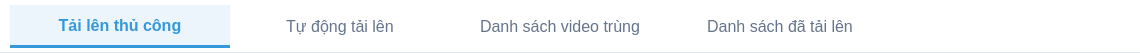
<?xml version="1.0" encoding="UTF-8"?>
<ui version="4.0">
 <class>SubTabs</class>
 <widget class="QWidget" name="SubTabs">
  <property name="geometry">
   <rect>
    <x>0</x>
    <y>0</y>
    <width>1140</width>
    <height>40</height>
   </rect>
  </property>
  <property name="windowTitle">
   <string>Form</string>
  </property>
  <property name="styleSheet">
   <string notr="true">QWidget#SubTabs {
    background-color: #FFFFFF;
    border-radius: 0px;
    border-bottom: 1px solid #E2E8F0;
}

/* Tab custom style */
QPushButton {
    background-color: transparent;
    color: #64748B;
    border: none;
    border-radius: 0px;
    padding: 5px 20px;
    font-size: 16px;
    min-height: 30px;
    min-width: 180px;
    qproperty-alignment: AlignCenter;
}

QPushButton#activeTab {
    color: #3498DB;
    border-bottom: 3px solid #3498DB;
    background-color: #EBF5FB;
    font-weight: bold;
}

QPushButton#inactiveTab {
    background-color: transparent;
    color: #64748B;
}

QPushButton#inactiveTab:hover {
    color: #3498DB;
    background-color: #F5F9FF;
    cursor: pointer;
}</string>
  </property>
  <layout class="QHBoxLayout" name="horizontalLayout">
   <property name="spacing">
    <number>0</number>
   </property>
   <property name="leftMargin">
    <number>10</number>
   </property>
   <property name="topMargin">
    <number>5</number>
   </property>
   <property name="rightMargin">
    <number>10</number>
   </property>
   <property name="bottomMargin">
    <number>5</number>
   </property>
   <item>
    <widget class="QPushButton" name="activeTab">
     <property name="minimumSize">
      <size>
       <width>180</width>
       <height>0</height>
      </size>
     </property>
     <property name="maximumSize">
      <size>
       <width>180</width>
       <height>16777215</height>
      </size>
     </property>
     <property name="text">
      <string>Tải lên thủ công</string>
     </property>
     <property name="checkable">
      <bool>true</bool>
     </property>
     <property name="checked">
      <bool>true</bool>
     </property>
    </widget>
   </item>
   <item>
    <widget class="QPushButton" name="inactiveTab">
     <property name="minimumSize">
      <size>
       <width>180</width>
       <height>0</height>
      </size>
     </property>
     <property name="maximumSize">
      <size>
       <width>180</width>
       <height>16777215</height>
      </size>
     </property>
     <property name="text">
      <string>Tự động tải lên</string>
     </property>
     <property name="checkable">
      <bool>true</bool>
     </property>
    </widget>
   </item>
   <item>
    <widget class="QPushButton" name="inactiveTab_2">
     <property name="minimumSize">
      <size>
       <width>180</width>
       <height>0</height>
      </size>
     </property>
     <property name="maximumSize">
      <size>
       <width>180</width>
       <height>16777215</height>
      </size>
     </property>
     <property name="text">
      <string>Danh sách video trùng</string>
     </property>
     <property name="objectName">
      <string>inactiveTab</string>
     </property>
     <property name="checkable">
      <bool>true</bool>
     </property>
    </widget>
   </item>
   <item>
    <widget class="QPushButton" name="inactiveTab_3">
     <property name="minimumSize">
      <size>
       <width>180</width>
       <height>0</height>
      </size>
     </property>
     <property name="maximumSize">
      <size>
       <width>180</width>
       <height>16777215</height>
      </size>
     </property>
     <property name="text">
      <string>Danh sách đã tải lên</string>
     </property>
     <property name="objectName">
      <string>inactiveTab</string>
     </property>
     <property name="checkable">
      <bool>true</bool>
     </property>
    </widget>
   </item>
   <item>
    <spacer name="horizontalSpacer">
     <property name="orientation">
      <enum>Qt::Horizontal</enum>
     </property>
     <property name="sizeHint" stdset="0">
      <size>
       <width>40</width>
       <height>20</height>
      </size>
     </property>
    </spacer>
   </item>
  </layout>
 </widget>
 <resources/>
 <connections/>
</ui>
